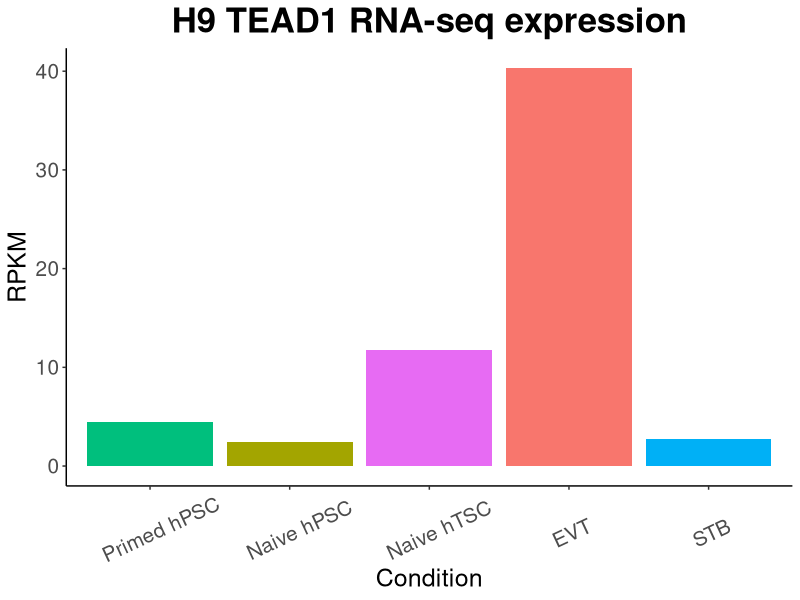

Here is the R script that generated this plot:
library(ggplot2)
library(tidyr)
library(ggsignif)

se <- function(x) sqrt(var(x)/length(x))

fc_data<- read.table("GSE138688_counts_table.txt", sep="\t", row.names=1,  header=T)

geneLength<- fc_data[,1]
readcountsRaw<- fc_data[,-1]
rpkm=apply(readcountsRaw,2,function(x) x/sum(x))*10^9/geneLength

rpkm_TEAD1<- rpkm["TEAD1",]

rpkm_data_TEAD1<- data.frame(matrix(nrow=2, ncol=5))
colnames(rpkm_data_TEAD1)<- c("primed", "naive", "TSC", "EVT", "STB");
rownames(rpkm_data_TEAD1)<- c("AN", "H9");

rpkm_data_TEAD1["AN", "primed"]<- rpkm_TEAD1["AN_primed"]
rpkm_data_TEAD1["AN", "naive"]<- rpkm_TEAD1["AN_naive"]
rpkm_data_TEAD1["AN", "TSC"]<- rpkm_TEAD1["AN_naive_TSC"]
rpkm_data_TEAD1["AN", "EVT"]<- rpkm_TEAD1["AN_EVT"]
rpkm_data_TEAD1["AN", "STB"]<- rpkm_TEAD1["AN_STB"]

rpkm_data_TEAD1["H9", "primed"]<- rpkm_TEAD1["H9_primed"]
rpkm_data_TEAD1["H9", "naive"]<- rpkm_TEAD1["H9_naive"]
rpkm_data_TEAD1["H9", "TSC"]<- rpkm_TEAD1["H9_naive_TSC"]
rpkm_data_TEAD1["H9", "EVT"]<- rpkm_TEAD1["H9_EVT"]
rpkm_data_TEAD1["H9", "STB"]<- rpkm_TEAD1["H9_STB"]

#Only for H9
t_rpkm_data_TEAD1<- data.frame( t(rpkm_data_TEAD1) )

p<- ggplot(t_rpkm_data_TEAD1, aes(x=factor(rownames(t_rpkm_data_TEAD1), levels=c("primed", "naive", "TSC", "EVT", "STB")) , y=H9, fill=rownames(t_rpkm_data_TEAD1) ) )
p<- p+ geom_bar(stat="identity")
p<- p+ labs(x="Condition", y="RPKM", title="H9 TEAD1 RNA-seq expression")

p<- p+ theme(legend.position="none", plot.title=element_text(hjust=0.5, size=25, face="bold"), axis.text=element_text(size=15), axis.title=element_text(size=18) )
p<- p+ theme(panel.grid.major = element_blank(), panel.grid.minor = element_blank(), panel.background = element_blank(), axis.line = element_line(colour = "black"))
p<- p+ scale_x_discrete(labels=c("Primed hPSC","Naive hPSC", "Naive hTSC","EVT", "STB"));

p<- p+ theme(axis.text.x=element_text(angle=25, hjust=0.4, vjust=0.4))

pdf("fig3a_barplot_H9_TEAD1_mean_rpkm.pdf")
p
dev.off();

